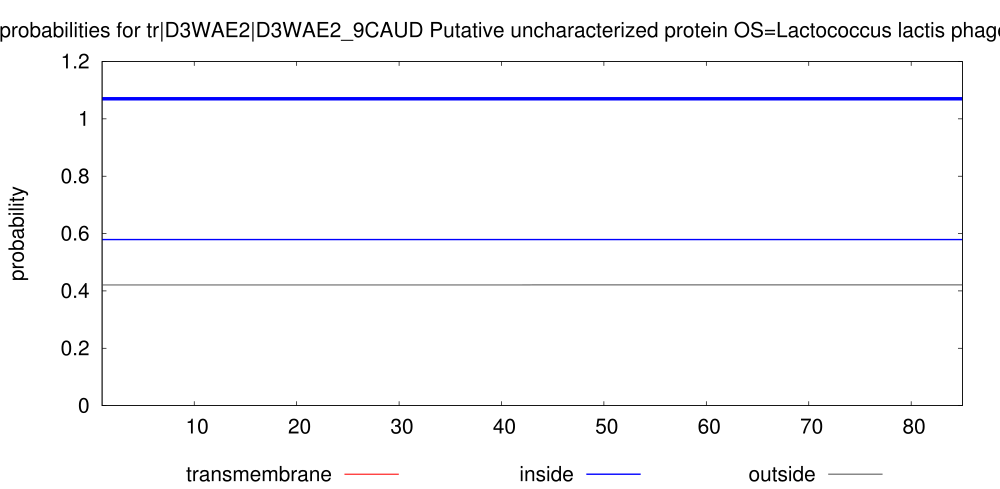

This chart was generated by the following gnuplot code:
set arrow from 1,1.07 to 85,1.07 nohead lt 3 lw 10
set key below
set title "TMHMM posterior probabilities for tr|D3WAE2|D3WAE2_9CAUD Putative uncharacterized protein OS=Lactococcus lactis phage p2 PE=4 SV=1 ORF=25"
set yrange [0:1.2]
set size 2., 1.4
#set xlabel "position"
set ylabel "probability"
set xrange [1:85]
# Make the ps plot
set term postscript eps color solid "Helvetica" 30
set output "./TMHMM_9908/tr_D3WAE2_D3WAE2_9CAUD.eps"
plot "./TMHMM_9908/tr_D3WAE2_D3WAE2_9CAUD.plp" using 1:4 title "transmembrane" with impulses lt 1 lw 3, \
"" using 1:3 title "inside" with line lt 3 lw 4, \
"" using 1:5 title "outside" with line lt 9 lw 4
exit
